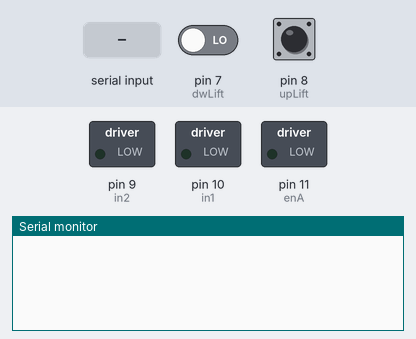
This sketch was run on a simulated Arduino Nano, built with avr-gcc and run on an emulated ATmega328P. Shown: switched loads named in the sketch (green lamp = pin HIGH), the last lines printed to the serial monitor. The test bench sets the inputs (shaded band); at power-on: pin 7 (dwLift) LOW, pin 8 (upLift) LOW.

Above: at 1.2 s.
1.3 s: "u" received over Serial
At 2.5 s:
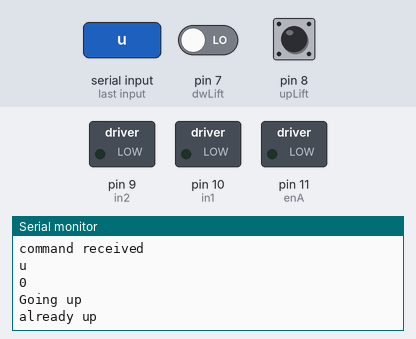
2.8 s: "d" received over Serial
At 4.0 s:
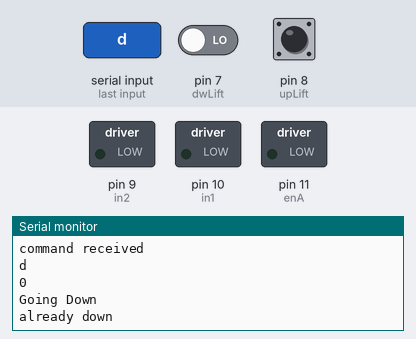
4.3 s: "1" received over Serial
At 4.7 s:
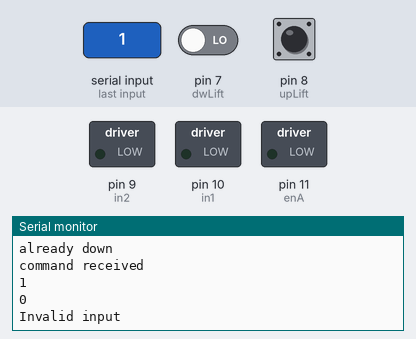

The sketch:

LiftTestRelaysMotorControl.ino
```cpp
// connect motor controller pins to Arduino digital pins
// motor one
int enA = 11;
int in1 = 10;
int in2 = 9;
int xSpeed = 60; //global max motor speed, 8bit
int xTime = 500; //decel time, ms
int i = 0;

int upLift = 8; //define Hall input for up position
int dwLift = 7; //define Hall input for down position

int dwVal = 0; //Read store int
int upVal = 0;

char motion = "k";
void setup()
{
  Serial.begin(9600);
  // set all the motor control pins to outputs
  pinMode(enA, OUTPUT);
  pinMode(in1, OUTPUT);
  pinMode(in2, OUTPUT);

  pinMode(upLift, INPUT);
  pinMode(dwLift, INPUT);

}


void loop()
{
  // send data only when you receive data:
  if (Serial.available() > 0) {
    // read the incoming byte:
    motion = Serial.read();
  Serial.println("command received");
  Serial.println(motion);
  Serial.println(digitalRead(upLift));
    if(motion == 'u'){
      upward();
    }
    else if(motion == 'd'){
      downward();
    }
    else{
      Serial.println("Invalid input");
    }
  }
}

void upward(){
  Serial.println("Going up");
  if(digitalRead(upLift)==HIGH){
    upVal = digitalRead(upLift); //Read Pin
    digitalWrite(in1,HIGH);
    digitalWrite(in2,LOW);
    analogWrite(enA, xSpeed);
    while((upVal == HIGH)){
      delay(50);
      upVal = digitalRead(upLift); //Read Pin
  }
  }
  else{
    Serial.println("already up");
  }
  pause();

}

void pause(){
  digitalWrite(in1,LOW);
  digitalWrite(in2,LOW);
}

void downward(){
  Serial.println("Going Down");
  if(digitalRead(dwLift)==HIGH){
    dwVal = digitalRead(dwLift); //Read Pin
    digitalWrite(in1,LOW);
    digitalWrite(in2,HIGH);
    analogWrite(enA, xSpeed);
    while((dwVal == HIGH)){
      delay(50);
      dwVal = digitalRead(dwLift); //Read Pin
  }
  }
  else{
    Serial.println("already down");
  }
  pause();
}
```

Measured:
- after the input at 1.3 s, the serial monitor: prints a new line at once (image 1)
- after the input at 2.8 s, the serial monitor: prints a new line at once (image 2)
- after the input at 4.3 s, the serial monitor: prints a new line at once (image 3)
